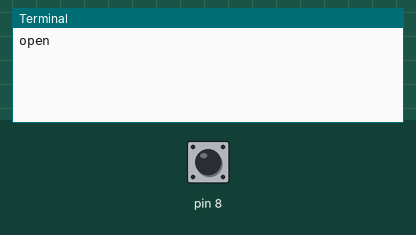
Simulated run of this program. Board: Raspberry Pi (header pin numbers). Shown: the last lines printed to the terminal. The inputs (shaded band) are chosen by the test bench; at power-on: pin 8 HIGH. Sending an e-mail succeeds after 1 s.

Above: at 1.2 s.
1.3 s: pin 8 pulled LOW for 0.15 s
At 2.0 s:
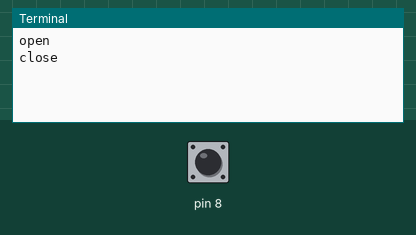
At 2.7 s:
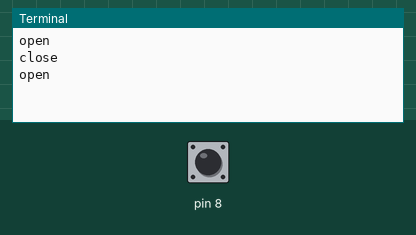

The program:

magnet.py
```python
import RPi.GPIO as GPIO
import smtplib

GPIO.setmode(GPIO.BOARD)
GPIO.setup(8, GPIO.IN, pull_up_down = GPIO.PUD_UP)
a = 0
while True:
        if GPIO.input(8) and a != 1:
            print("open")
            a = 1
            server = smtplib.SMTP_SSL("smtp.gmail.com", 465)
            server.login("adam.pospisek@gmail.com", "********")
            server.sendmail("váš gmail/gmail odesílatele", "gmail příjemce", "otevřeno")
            server.quit()


        elif GPIO.input(8) == False and a != 2:
              print("close")
              a = 2
              server = smtplib.SMTP_SSL("smtp.gmail.com", 465)
              server.login("adam.pospisek@gmail.com", "********")
              server.sendmail("adam.pospisek@gmail.com", "adam.pospisek@email.cz", "zavřeno")
              server.quit()
```

Measured:
- after the input at 1.3 s, the terminal: prints a new line at once (image 1)
